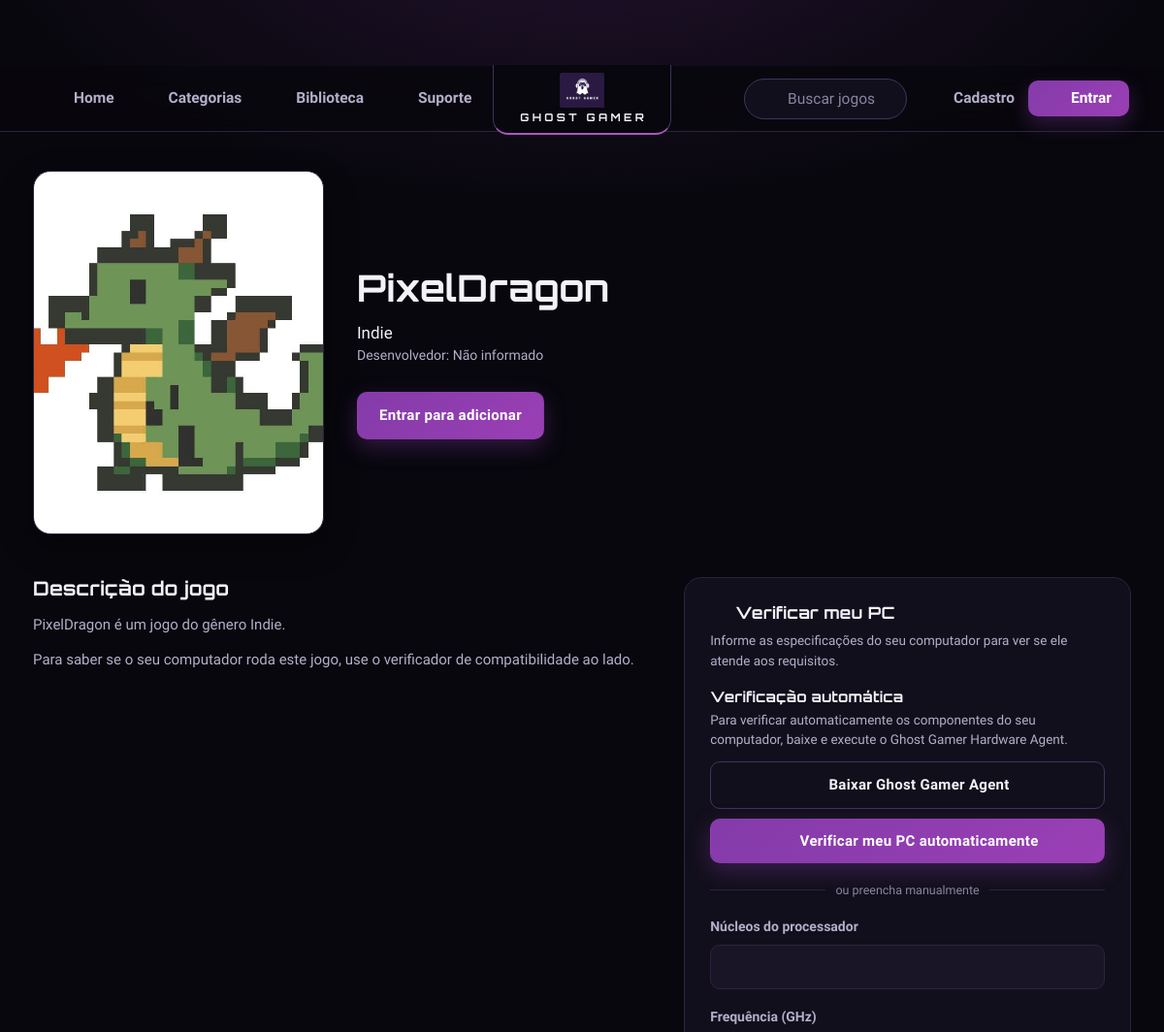
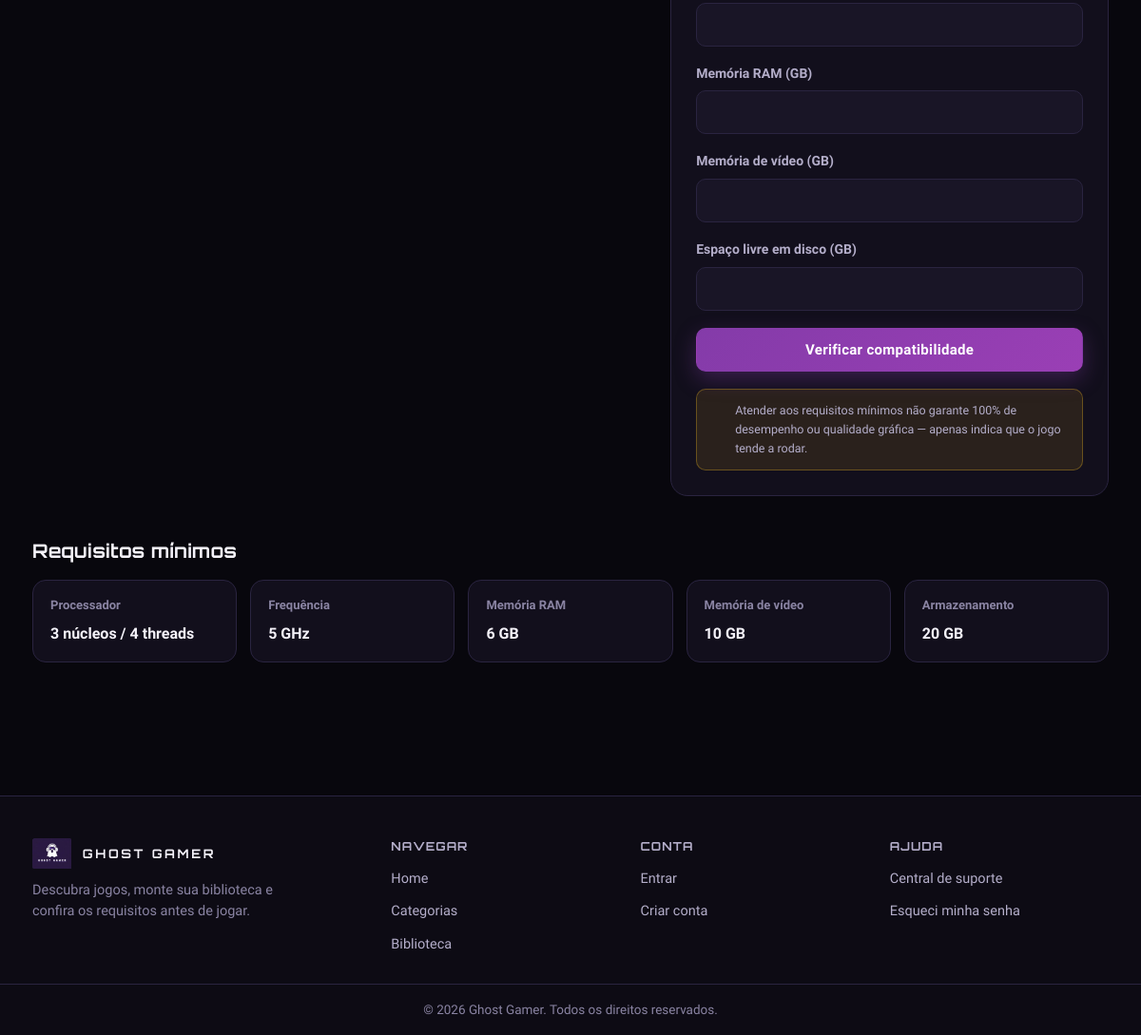
Screenshot of /site-ghost-gamer/PAGINAS/telaJogo.php?id=15 with the database file from the repository (2 pictures, top to bottom).
### tables this page shows
CREATE TABLE `jogo` (
  `id_jogo` int(11) NOT NULL,
  `titulo` varchar(100) NOT NULL,
  `foto` varchar(255) DEFAULT NULL,
  `empresa_email` varchar(110) DEFAULT NULL,
  `genero` varchar(110) DEFAULT NULL,
  `nucleos` int(10) UNSIGNED DEFAULT NULL,
  `threads` int(10) UNSIGNED DEFAULT NULL,
  `frequencia` decimal(10,0) DEFAULT NULL,
  `ram_gb` int(10) UNSIGNED DEFAULT NULL,
  `vram_gb` int(10) UNSIGNED DEFAULT NULL,
  `armazenamento` int(10) UNSIGNED DEFAULT NULL,
  `arquivo_jogo` varchar(255) DEFAULT NULL,
  `arquivo_nome_original` varchar(255) DEFAULT NULL,
  `arquivo_tamanho_bytes` bigint(20) UNSIGNED DEFAULT NULL,
  `downloads` int(10) UNSIGNED NOT NULL DEFAULT 0
);

### site-ghost-gamer/XAMP/conexao.php (called while the page is built, shortened)
<?php
function conectarBanco(): PDO
{
    static $pdo = null;
    if ($pdo instanceof PDO) {
        return $pdo;
    }
    $porta = "3306";
    $dsn = "mysql:host=" . DB_HOST .
           ";port=" . $porta .
           ";dbname=" . DB_NOME .
           ";charset=" . DB_CHARSET;
    try {
        $pdo = new PDO($dsn, DB_USUARIO, DB_SENHA, [
            PDO::ATTR_ERRMODE            => PDO::ERRMODE_EXCEPTION,
            PDO::ATTR_DEFAULT_FETCH_MODE => PDO::FETCH_ASSOC,
            PDO::ATTR_EMULATE_PREPARES   => false,
            PDO::ATTR_PERSISTENT         => true,
        ]);
    } catch (PDOException $e) {
        error_log("Erro de conexão MySQL: " . $e->getMessage());
        http_response_code(500);
        die("Não foi possível conectar ao banco de dados.");
    }
    return $pdo;
}

### site-ghost-gamer/PAGINAS/parciais/bootstrap.php (called while the page is built, shortened)
<?php
require_once __DIR__ . "/../../XAMP/conexao.php";
require_once __DIR__ . "/icones.php";
$logado  = isset($_SESSION["id"]);

### site-ghost-gamer/PAGINAS/telaJogo.php (the view, shortened to what this page needs)
<?php
require_once __DIR__ . "/parciais/bootstrap.php";
$base = "../";
$idJogo = (int) ($_GET["id"] ?? 0);
$stmt = conectarBanco()->prepare("SELECT * FROM jogo WHERE id_jogo = :id");
$stmt->execute(["id" => $idJogo]);
$jogo = $stmt->fetch();
$naBiblioteca = false;
?>
<!DOCTYPE html>
<html lang="pt-br">
<head>
    <link rel="stylesheet" href="../ASSETS/CSS/global.css">
    <link rel="stylesheet" href="../ASSETS/CSS/telajogo.css">
</head>
<body>
    <?php include __DIR__ . "/parciais/nav.php"; ?>
    <main class="container-jogo">
        <section class="topo-jogo">
            <div class="imagem-jogo"
                <?php if ($jogo["foto"]): ?>
                    style="background-image:url('<?= htmlspecialchars($base . $jogo["foto"]) ?>')"
                <?php endif; ?>
            ></div>
           <div class="informacoes-jogo">
                <h1><?= htmlspecialchars($jogo["titulo"]) ?></h1>
                <p class="genero-jogo"><?= htmlspecialchars($jogo["genero"] ?: "Sem gênero") ?></p>
                <p class="empresa-jogo">Desenvolvedor: <?= htmlspecialchars($jogo["empresa_email"] ?: "Não informado") ?></p>
                <div class="acoes-jogo">
                    <?php if (!$logado): ?>
                        <a href="loginCliente.php?redirect=telaJogo.php?id=<?= $idJogo ?>" class="btn btn-primary">Entrar para adicionar</a>
                    <?php elseif ($naBiblioteca): ?>
                        <button class="btn btn-outline" disabled><?= icone('check', 16) ?> Já está na sua biblioteca</button>
                    <?php else: ?>
                        <button class="btn btn-primary" id="btnAdicionarBiblioteca" data-id="<?= $idJogo ?>" data-csrf="<?= htmlspecialchars(tokenCsrf()) ?>">
                            <?= icone('adicionar', 16) ?> Adicionar à biblioteca
                        </button>
                    <?php endif; ?>
                </div>
            </div>
        </section>
        <section class="meio-jogo">
            <div class="descricao-jogo">
                <h2>Descrição do jogo</h2>
                <p><?= htmlspecialchars($jogo["titulo"]) ?> é um jogo do gênero <?= htmlspecialchars($jogo["genero"] ?: "não especificado") ?>.</p>
                <p>Para saber se o seu computador roda este jogo, use o verificador de compatibilidade ao lado.</p>
            </div>
            <div class="panel compat-box">
                <h3><?= icone('monitor', 18) ?> Verificar meu PC</h3>
                <p class="compat-intro">Informe as especificações do seu computador para ver se ele atende aos requisitos.</p>
                <div class="agente-intro">
                    <h4>Verificação automática</h4>
                    <p>Para verificar automaticamente os componentes do seu computador, baixe e execute o Ghost Gamer Hardware Agent.</p>
                </div>
                <div class="agente-acoes">
                    <a href="../ASSETS/AGENT/GhostGamerAgent.exe" class="btn btn-outline btn-block" download>
                        <?= icone('download', 16) ?> Baixar Ghost Gamer Agent
                    </a>
                    <button type="button" id="btnVerificarAgente" class="btn btn-primary btn-block"
                            data-jogo-titulo="<?= htmlspecialchars($jogo["titulo"]) ?>">
                        <?= icone('play', 16) ?> Verificar meu PC automaticamente
                    </button>
                </div>
                <div class="compat-separador"><span>ou preencha manualmente</span></div>
                <form id="formCompat" novalidate>
                    <div class="field">
                        <label for="compatNucleos">Núcleos do processador</label>
                        <input type="number" id="compatNucleos" min="1" required>
                    </div>
                    <div class="field">
                        <label for="compatFrequencia">Frequência (GHz)</label>
                        <input type="number" id="compatFrequencia" min="0" step="0.1" required>
                    </div>
                    <div class="field">
                        <label for="compatRam">Memória RAM (GB)</label>
                        <input type="number" id="compatRam" min="1" required>
                    </div>
                    <div class="field">
                        <label for="compatVram">Memória de vídeo (GB)</label>
                        <input type="number" id="compatVram" min="0" required>
                    </div>
                    <div class="field">
                        <label for="compatArmazenamento">Espaço livre em disco (GB)</label>
                        <input type="number" id="compatArmazenamento" min="0" required>
                    </div>
                    <button type="submit" class="btn btn-primary btn-block">Verificar compatibilidade</button>
                </form>
                <p class="compat-aviso"><?= icone('alerta', 16) ?> Atender aos requisitos mínimos não garante 100% de desempenho ou qualidade gráfica — apenas indica que o jogo tende a rodar.</p>
            </div>
        </section>
        <section class="requisitos-jogo">
            <h2>Requisitos mínimos</h2>
            <div class="requisitos-grid">
                <div class="requisito">
                    <strong>Processador</strong>
                    <span><?= (int) $jogo["nucleos"] ?> núcleos / <?= (int) $jogo["threads"] ?> threads</span>
                </div>
                <div class="requisito">
                    <strong>Frequência</strong>
                    <span><?= htmlspecialchars((string) $jogo["frequencia"]) ?> GHz</span>
                </div>
                <div class="requisito">
                    <strong>Memória RAM</strong>
                    <span><?= (int) $jogo["ram_gb"] ?> GB</span>
                </div>
                <div class="requisito">
                    <strong>Memória de vídeo</strong>
                    <span><?= (int) $jogo["vram_gb"] ?> GB</span>
                </div>
                <div class="requisito">
                    <strong>Armazenamento</strong>
                    <span><?= (int) $jogo["armazenamento"] ?> GB</span>
                </div>
            </div>
        </section>
    </main>
    <?php include __DIR__ . "/parciais/footer.php"; ?>
</body>
</html>

### site-ghost-gamer/ASSETS/CSS/global.css (style rules this page uses)
:root { --gg-bg: #08070d; --gg-bg-elevado: #0d0b14; --gg-card: #120f1c; --gg-card-2: #191526; --gg-card-3: #221c33; --gg-borda: #2a2440; --gg-borda-forte: #3d3560; --gg-roxo: #ab58bc; --gg-roxo-esc: #843ba9; --gg-roxo-prof: #86269e; --gg-roxo-vivo: #b653cd; --gg-roxo-btn: #9a3fb5; --gg-roxo-claro: #c98be0; --gg-texto: #f4f2f9; --gg-texto-2: #b4aeca; --gg-texto-3: #8a84a3; --gg-ok: #34d399; --gg-erro: #f87171; --gg-aviso: #fbbf24; --gg-fonte-titulo: 'Orbitron', 'Segoe UI', 'Trebuchet MS', sans-serif; --gg-fonte: 'Rajdhani', 'Segoe UI', Arial, sans-serif; --gg-raio: 14px; --gg-raio-sm: 10px; --gg-raio-lg: 18px; --gg-sombra: 0 12px 32px rgba(0, 0, 0, 0.45); --gg-capa-fundo: linear-gradient(160deg, #2a1740 0%, #0d0a16 100%); --gg-altura-header: 68px; --bg-0: var(--gg-bg); --bg-1: var(--gg-card); --bg-2: var(--gg-card-2); --bg-3: var(--gg-card-3); --border: var(--gg-borda); --accent: var(--gg-roxo); --accent-2: var(--gg-roxo-claro); --accent-grad: linear-gradient(135deg, var(--gg-roxo-esc), var(--gg-roxo-btn)); --danger: var(--gg-erro); --success: var(--gg-ok); --text-0: var(--gg-texto); --text-1: var(--gg-texto-2); --text-2: var(--gg-texto-3); --radius-sm: var(--gg-raio-sm); --radius: var(--gg-raio); --radius-lg: var(--gg-raio-lg); --shadow-glow: 0 16px 36px rgba(0, 0, 0, 0.5), 0 0 0 1px rgba(171, 88, 188, 0.3); --topbar-h: var(--gg-altura-header); --sidebar-w: 300px; --font-display: var(--gg-fonte-titulo); --font-body: var(--gg-fonte); }
* { margin: 0; padding: 0; box-sizing: border-box; }
html { scroll-behavior: smooth; -webkit-text-size-adjust: 100%; }
body { font-family: var(--font-body); font-size: 17px; font-weight: 500; background: radial-gradient(900px 420px at 50% -80px, rgba(132, 59, 169, 0.20), transparent 70%), var(--bg-0); color: var(--text-0); min-height: 100vh; padding-top: var(--topbar-h); line-height: 1.55; }
a { text-decoration: none; color: inherit; }
h1, h2, h3, h4 { font-family: var(--font-display); letter-spacing: 0.01em; line-height: 1.2; }
.btn { display: inline-flex; align-items: center; justify-content: center; gap: 8px; min-height: 46px; padding: 12px 22px; border-radius: var(--radius-sm); border: 1px solid var(--gg-borda-forte); background: var(--bg-2); color: var(--text-0); font-family: var(--font-body); font-weight: 700; font-size: 15px; letter-spacing: 0.3px; cursor: pointer; transition: 0.2s; }
.btn-primary { color: #fff; background: var(--accent-grad); border-color: transparent; box-shadow: 0 8px 22px rgba(132, 59, 169, 0.35); }
.btn-outline { background: transparent; border: 1px solid var(--gg-borda-forte); color: var(--text-0); }
.btn-block { width: 100%; }
.panel { background: var(--bg-1); border: 1px solid var(--border); border-radius: var(--radius-lg); padding: 26px; }
.field { margin-bottom: 18px; text-align: left; }
.field label { display: block; font-size: 14px; font-weight: 700; margin-bottom: 7px; color: var(--text-1); }
.field input, .field select, .field textarea { width: 100%; padding: 13px 15px; border-radius: var(--radius-sm); border: 1px solid var(--border); background: var(--bg-2); color: var(--text-0); font-family: var(--font-body); font-size: 15px; transition: 0.2s; }

### rows the page displays
jogo: foto (picture), titulo "PixelDragon", genero "Indie", empresa_email "Não informado", nucleos "3", threads "4", frequencia "5", ram_gb "6", vram_gb "10", armazenamento "20"
